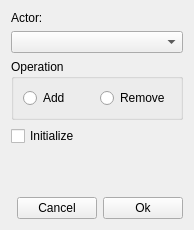
<?xml version="1.0" encoding="UTF-8"?>
<ui version="4.0">
 <class>ChangePartyMemberDialog</class>
 <widget class="QWidget" name="ChangePartyMemberDialog">
  <property name="windowModality">
   <enum>Qt::ApplicationModal</enum>
  </property>
  <property name="geometry">
   <rect>
    <x>0</x>
    <y>0</y>
    <width>194</width>
    <height>230</height>
   </rect>
  </property>
  <property name="windowTitle">
   <string>Change Party Member</string>
  </property>
  <layout class="QGridLayout" name="gridLayout">
   <item row="0" column="0">
    <widget class="QLabel" name="label">
     <property name="text">
      <string>Actor:</string>
     </property>
    </widget>
   </item>
   <item row="3" column="0">
    <widget class="QCheckBox" name="checkBox">
     <property name="text">
      <string>Initialize</string>
     </property>
    </widget>
   </item>
   <item row="5" column="0">
    <layout class="QHBoxLayout" name="horizontalLayout">
     <item>
      <spacer name="horizontalSpacer">
       <property name="orientation">
        <enum>Qt::Horizontal</enum>
       </property>
       <property name="sizeHint" stdset="0">
        <size>
         <width>40</width>
         <height>20</height>
        </size>
       </property>
      </spacer>
     </item>
     <item>
      <widget class="QPushButton" name="button_cancel">
       <property name="text">
        <string>Cancel</string>
       </property>
      </widget>
     </item>
     <item>
      <widget class="QPushButton" name="button_ok">
       <property name="text">
        <string>Ok</string>
       </property>
      </widget>
     </item>
    </layout>
   </item>
   <item row="1" column="0">
    <widget class="QComboBox" name="comboBox"/>
   </item>
   <item row="2" column="0">
    <widget class="QGroupBox" name="groupBox">
     <property name="title">
      <string>Operation</string>
     </property>
     <layout class="QGridLayout" name="gridLayout_2">
      <item row="0" column="0">
       <widget class="QRadioButton" name="radio_add">
        <property name="text">
         <string>Add</string>
        </property>
       </widget>
      </item>
      <item row="0" column="1">
       <widget class="QRadioButton" name="radio_remove">
        <property name="text">
         <string>Remove</string>
        </property>
       </widget>
      </item>
     </layout>
    </widget>
   </item>
   <item row="4" column="0">
    <spacer name="verticalSpacer">
     <property name="orientation">
      <enum>Qt::Vertical</enum>
     </property>
     <property name="sizeHint" stdset="0">
      <size>
       <width>20</width>
       <height>40</height>
      </size>
     </property>
    </spacer>
   </item>
  </layout>
 </widget>
 <tabstops>
  <tabstop>comboBox</tabstop>
  <tabstop>radio_add</tabstop>
  <tabstop>radio_remove</tabstop>
  <tabstop>checkBox</tabstop>
  <tabstop>button_cancel</tabstop>
  <tabstop>button_ok</tabstop>
 </tabstops>
 <resources/>
 <connections>
  <connection>
   <sender>radio_remove</sender>
   <signal>toggled(bool)</signal>
   <receiver>checkBox</receiver>
   <slot>setDisabled(bool)</slot>
   <hints>
    <hint type="sourcelabel">
     <x>142</x>
     <y>109</y>
    </hint>
    <hint type="destinationlabel">
     <x>49</x>
     <y>151</y>
    </hint>
   </hints>
  </connection>
 </connections>
</ui>
